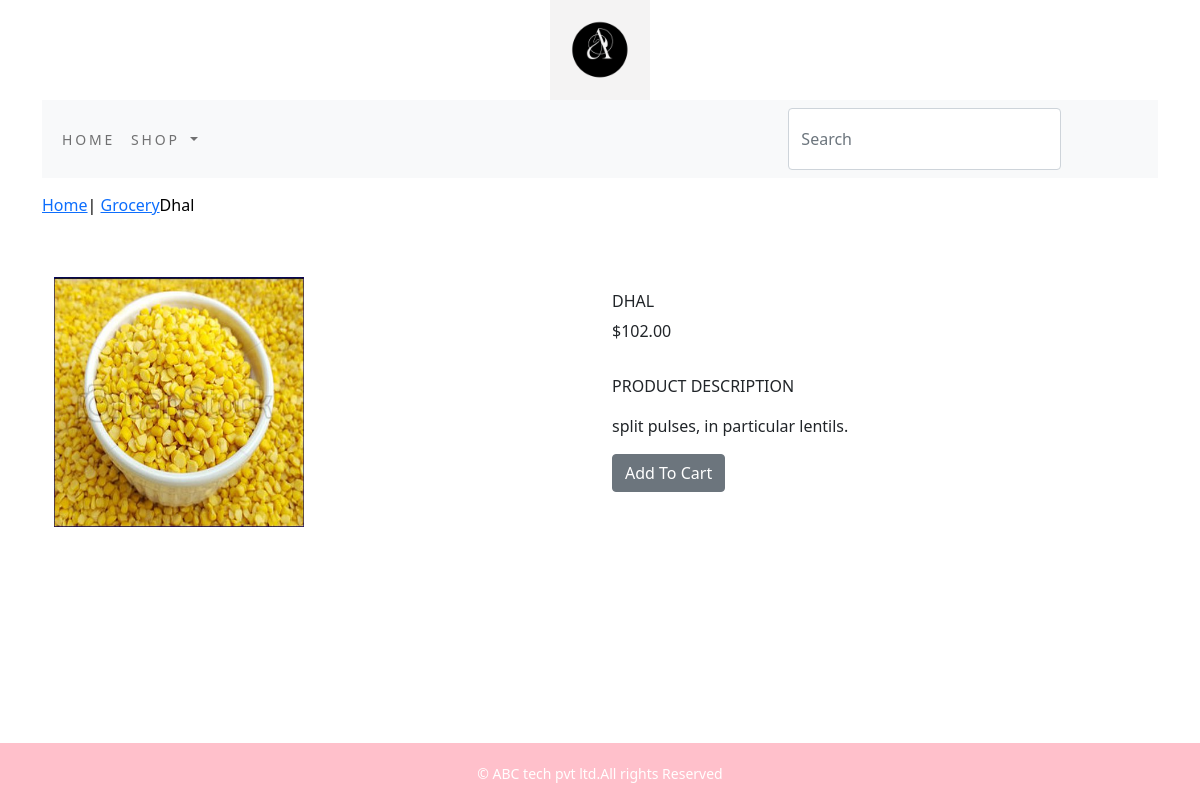
The page /shop/grocery/dhal/ on the database its author committed.
### shop/models.py (models this page shows, shortened)
class Product(models.Model):
    name=models.CharField(max_length=250,unique=True)
    slug=models.SlugField(max_length=250,unique=True)
    description=models.TextField()
    price=models.DecimalField(max_digits=10,decimal_places=2)
    category=models.ForeignKey(Category,on_delete=models.CASCADE)
    image = models.ImageField(upload_to='category', blank=True)
    stock=models.IntegerField()
    available=models.BooleanField(blank=True)
    created=models.DateTimeField(auto_now_add=True)
    updated=models.DateTimeField(auto_now=True)
    class Meta:
        ordering=('name',)
        verbose_name='product'
        verbose_name_plural='products'

class Category(models.Model):
    name=models.CharField(max_length=250,unique=True)
    slug=models.SlugField(max_length=250,unique=True)
    description=models.TextField()
    image=models.ImageField(upload_to='category',blank=True)
    class Meta:
        ordering=('name',)
        verbose_name='category'
        verbose_name_plural='categories'
    def get_url(self):
         return reverse('shop:product_by_category',args=[self.slug])
    def __str__(self):
        return '{}'.format(self.name)

### shop/views.py (the view)
# urls.py: path('<slug:c_slug>/<slug:product_slug>/',views.proDetail,name='prodCatDetail')
def proDetail(request,c_slug,product_slug):
    try:
        product=Product.objects.get(category__slug=c_slug,slug=product_slug)
    except Exception as e:
        raise e
    return render(request,'product.html',{'product':product})

### cart/context_processors.py (called while the page is built)
def counter(request):
    item_count=0
    if 'admin' in request.path:
        return {}
    else:
        try:
            cart=Cart.objects.filter(cart_id=_cart_id(request))
            cart_items=Cartitem.objects.all().filter(cart=cart[:1])
            for cart_item in cart_items:
                item_count+=cart_item.quantity
        except Cart.DoesNotExist:
            item_count=0
    return dict(item_count=item_count)

### cart/views.py (called while the page is built)
def _cart_id(request):
    cart=request.session.session_key
    if not cart:
        cart=request.session.create()
    return cart

### shop/context_processors.py (called while the page is built)
def menu_links(request):
    links= Category.objects.all()
    return dict(links=links)

### templates/product.html (shortened to what this page needs)
{% extends 'base.html' %}
{% load static %}
{% block content %}
<div class="row my_prod_row_class">
    <div class="mx_auto">
        <p><a href="{% url 'shop:allProdCat' %}">Home</a>| <a href="{{product.category.get_url}}">{{product.category}}</a>{{product.name}}</p>
    </div>
</div>
<div class="container">
<br>
<div class="row">
    <div class="col-12 col-sm-12 col-md-12 col-lg-6 text=center">
        <div style="width:200px;height:200px">
            <img src="{{product.image.url}}" alt="{{product.name}}" width="250px" height="250px">
        </div>
    </div>
    <div class="col-12 col-sm-12 col-md-12 col-lg-6">
        <div>
        <h1 class="my_prod_title" >{{product.name}}</h1>
        <p>${{product.price}}</p>
        <p class="my_prod_title">Product Description</p>
        <p class="text-justify my_prod_text">{{product.description}}</p>
        {% if product.stock <= 0  %}
        <p class="text-justify my_prod_text"><b>Out Of Stock</b></p>
        {% else %}
        <a class="btn btn-secondary" href="{% url 'cart:add_cart' product.id %}">Add To Cart</a>
        {% endif %}
    </div>
        </div>
    </div>
    </div>
</div>
{% endblock %}

### static/css/custom.css (style rules this page uses)
.my_prod_row_class { padding-top:15px; padding-bottom:20px; }
.my_prod_row_class .mx_auto { color:#000; font-size=12px; text-decoration:none; }
.my_prod_title { font-size:16px; text-transform:uppercase; padding-top:15px; letter-spacing:.2em padding-bottom:10px; }
.my_prod_text { padding-right:20px; }

### rows shown on the page
Product: category "Grocery", name "Dhal", image (picture), name "DHAL", price "102.00", description "split pulses, in particular lentils."
